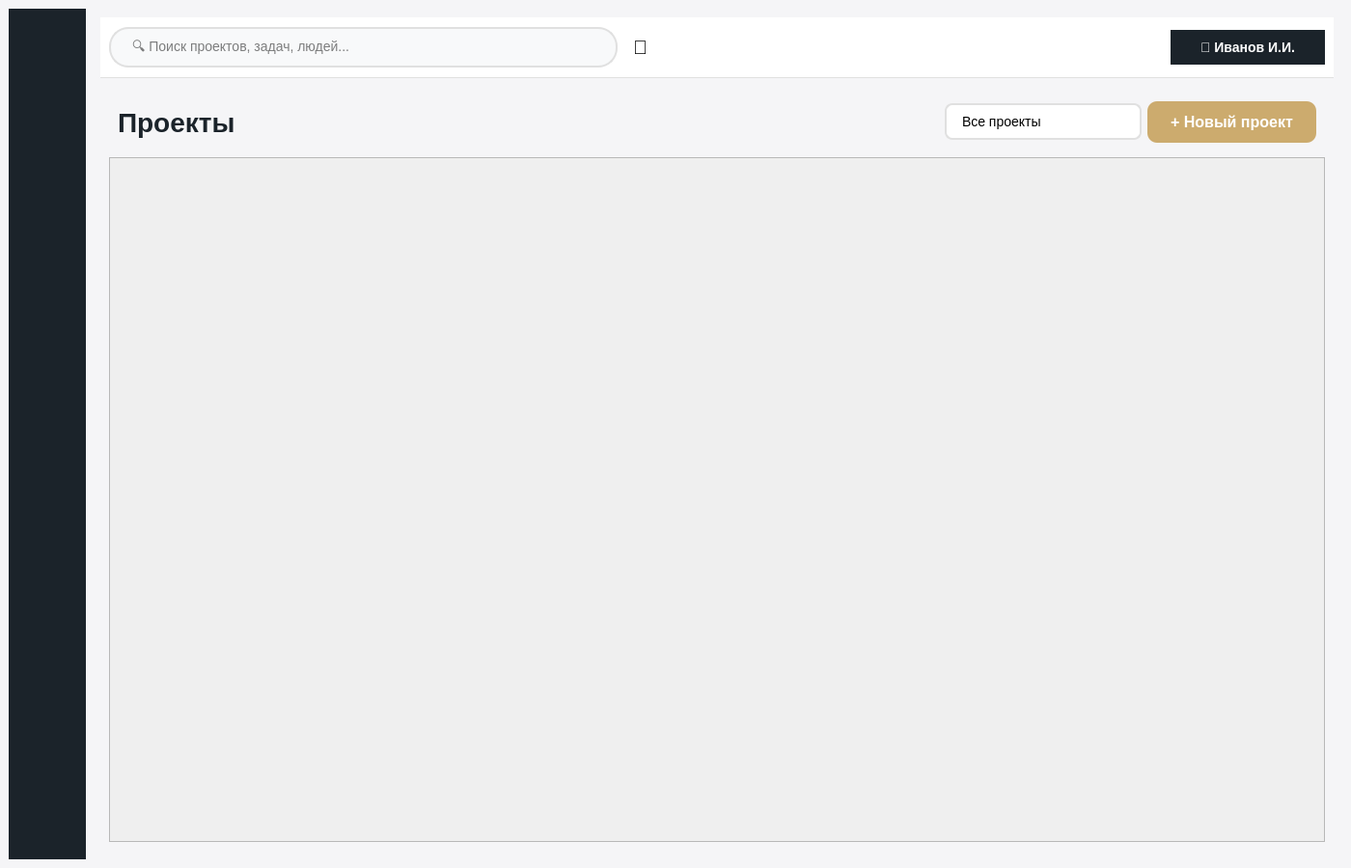
<?xml version="1.0" encoding="UTF-8"?>
<ui version="4.0">
 <class>MainWindow</class>
 <widget class="QMainWindow" name="MainWindow">
  <property name="geometry">
   <rect>
    <x>0</x>
    <y>0</y>
    <width>1400</width>
    <height>900</height>
   </rect>
  </property>
  <property name="windowTitle">
   <string>МАЗ - Система управления проектами</string>
  </property>
  <property name="styleSheet">
   <string notr="true">QMainWindow {
    background-color: #F5F5F7;
    font-family: 'Segoe UI', Arial;
}

/* Общие стили для кнопок */
QPushButton[styleClass="gold"] {
    background-color: #ccab6e;
    color: white;
    border-radius: 10px;
    font-weight: bold;
    font-size: 18px;
    border: none;
    padding: 12px 24px;
}
QPushButton[styleClass="gold"]:hover {
    background-color: #998664;
}
QPushButton[styleClass="gold"]:pressed {
    background-color: #7a6a50;
}

QPushButton[styleClass="red"] {
    background-color: #D22730;
    color: white;
    border-radius: 10px;
    font-weight: bold;
    font-size: 18px;
    border: none;
    padding: 12px 24px;
}
QPushButton[styleClass="red"]:hover {
    background-color: #862633;
}
QPushButton[styleClass="red"]:pressed {
    background-color: #6a1e29;
}

QPushButton[styleClass="gray"] {
    background-color: #1B232A;
    color: white;
    border: none;
    border-radius: 10px;
    padding: 8px 12px;
    font-size: 13px;
    font-weight: bold;
}
QPushButton[styleClass="gray"]:hover {
    background-color: #D9D9D6;
    color: black;
}
QPushButton[styleClass="gray"]:pressed {
    background-color: #B8B8B5;
}

/* Стили для карточек */
QFrame.projectCard {
    background-color: white;
    border-radius: 12px;
    border: 1px solid #E0E0E0;
}
QFrame.projectCard:hover {
    border: 2px solid #ccab6e;
    background-color: #FFFDF6;
}

/* Стили для прогресс-бара */
QProgressBar {
    border: 1px solid #E0E0E0;
    border-radius: 6px;
    text-align: center;
    background-color: white;
    height: 20px;
}
QProgressBar::chunk {
    background-color: #D22730;
    border-radius: 6px;
}

/* Стили для меток проекта */
QLabel.projectInfo {
    font-size: 12px;
    color: #666;
    padding: 2px 0px;
}

QLabel.projectDate {
    font-size: 11px;
    color: #999;
    padding: 1px 0px;
}

QLabel.projectParticipants {
    font-size: 11px;
    color: #666;
    padding: 1px 0px;
}</string>
  </property>
  <widget class="QWidget" name="centralwidget">
   <layout class="QHBoxLayout" name="horizontalLayout">
    <item>
     <widget class="QFrame" name="leftPanel">
      <property name="minimumSize">
       <size>
        <width>80</width>
        <height>0</height>
       </size>
      </property>
      <property name="maximumSize">
       <size>
        <width>280</width>
        <height>16777215</height>
       </size>
      </property>
      <property name="styleSheet">
       <string notr="true">QFrame#leftPanel {
    background-color: #1B232A;
    border-radius: 0px;
}</string>
      </property>
      <property name="frameShape">
       <enum>QFrame::StyledPanel</enum>
      </property>
      <property name="frameShadow">
       <enum>QFrame::Raised</enum>
      </property>
     </widget>
    </item>
    <item>
     <widget class="QWidget" name="mainArea">
      <layout class="QVBoxLayout" name="verticalLayout">
       <item>
        <widget class="QFrame" name="topPanel">
         <property name="styleSheet">
          <string notr="true">QFrame#topPanel {
    background-color: white;
    border-radius: 0px;
    border-bottom: 1px solid #E0E0E0;
}</string>
         </property>
         <property name="frameShape">
          <enum>QFrame::StyledPanel</enum>
         </property>
         <property name="frameShadow">
          <enum>QFrame::Raised</enum>
         </property>
         <layout class="QHBoxLayout" name="horizontalLayout_2">
          <item>
           <widget class="QLineEdit" name="searchInput">
            <property name="styleSheet">
             <string notr="true">QLineEdit {
    border: 2px solid #E0E0E0;
    border-radius: 20px;
    padding: 10px 20px;
    font-size: 14px;
    background-color: #F8F9FA;
}
QLineEdit:focus {
    border: 2px solid #ccab6e;
    background-color: white;
}</string>
            </property>
            <property name="placeholderText">
             <string>🔍 Поиск проектов, задач, людей...</string>
            </property>
           </widget>
          </item>
          <item>
           <widget class="QPushButton" name="btnNotifications">
            <property name="styleSheet">
             <string notr="true">QPushButton {
    background-color: transparent;
    border: none;
    font-size: 20px;
    padding: 10px;
}
QPushButton:hover {
    background-color: #F0F0F0;
    border-radius: 10px;
}</string>
            </property>
            <property name="text">
             <string>🔔</string>
            </property>
           </widget>
          </item>
          <item>
           <spacer name="horizontalSpacer_4">
            <property name="orientation">
             <enum>Qt::Horizontal</enum>
            </property>
            <property name="sizeHint" stdset="0">
             <size>
              <width>40</width>
              <height>20</height>
             </size>
            </property>
           </spacer>
          </item>
          <item>
           <widget class="QPushButton" name="btnProfile">
            <property name="styleSheet">
             <string notr="true">QPushButton {
    background-color: #1B232A;
    color: white;
    border-radius: 20px;
    font-weight: bold;
    font-size: 14px;
    border: none;
    padding: 10px 20px;
    min-width: 120px;
}
QPushButton:hover {
    background-color: #2C3640;
}</string>
            </property>
            <property name="text">
             <string>👤 Иванов И.И.</string>
            </property>
           </widget>
          </item>
         </layout>
        </widget>
       </item>
       <item>
        <widget class="QStackedWidget" name="contentStack">
         <property name="currentIndex">
          <number>0</number>
         </property>
         <widget class="QWidget" name="projectsPage">
          <layout class="QVBoxLayout" name="verticalLayout_3">
           <item>
            <widget class="QFrame" name="projectsHeader">
             <layout class="QHBoxLayout" name="horizontalLayout_3">
              <item>
               <widget class="QLabel" name="label_2">
                <property name="styleSheet">
                 <string notr="true">QLabel {
    font-size: 28px;
    font-weight: bold;
    color: #1B232A;
}</string>
                </property>
                <property name="text">
                 <string>Проекты</string>
                </property>
               </widget>
              </item>
              <item>
               <spacer name="horizontalSpacer">
                <property name="orientation">
                 <enum>Qt::Horizontal</enum>
                </property>
                <property name="sizeHint" stdset="0">
                 <size>
                  <width>40</width>
                  <height>20</height>
                 </size>
                </property>
               </spacer>
              </item>
              <item>
               <widget class="QComboBox" name="filterCombo">
                <property name="styleSheet">
                 <string notr="true">QComboBox {
    border: 2px solid #E0E0E0;
    border-radius: 8px;
    padding: 8px 16px;
    font-size: 14px;
    background-color: white;
    min-width: 150px;
}
QComboBox:hover {
    border: 2px solid #ccab6e;
}
QComboBox::drop-down {
    border: none;
}</string>
                </property>
                <item>
                 <property name="text">
                  <string>Все проекты</string>
                 </property>
                </item>
                <item>
                 <property name="text">
                  <string>Мои проекты</string>
                 </property>
                </item>
                <item>
                 <property name="text">
                  <string>Редактирую</string>
                 </property>
                </item>
               </widget>
              </item>
              <item>
               <widget class="QPushButton" name="btnCreateProject">
                <property name="styleSheet">
                 <string notr="true">QPushButton {
    background-color: #ccab6e;
    color: white;
    border-radius: 10px;
    font-weight: bold;
    font-size: 16px;
    border: none;
    padding: 12px 24px;
}
QPushButton:hover {
    background-color: #998664;
}
QPushButton:pressed {
    background-color: #7a6a50;
}</string>
                </property>
                <property name="text">
                 <string>+ Новый проект</string>
                </property>
               </widget>
              </item>
             </layout>
            </widget>
           </item>
           <item>
            <widget class="QScrollArea" name="scrollArea">
             <property name="widgetResizable">
              <bool>true</bool>
             </property>
             <widget class="QWidget" name="scrollAreaWidgetContents">
              <layout class="QGridLayout" name="projectsGrid">
               <property name="spacing">
                <number>15</number>
               </property>
               <property name="leftMargin">
                <number>10</number>
               </property>
               <property name="topMargin">
                <number>10</number>
               </property>
               <property name="rightMargin">
                <number>10</number>
               </property>
               <property name="bottomMargin">
                <number>10</number>
               </property>
               <property name="horizontalSpacing">
                <number>15</number>
               </property>
               <property name="verticalSpacing">
                <number>15</number>
               </property>
              </layout>
             </widget>
            </widget>
           </item>
          </layout>
         </widget>
         <widget class="QWidget" name="myTasksPage"/>
         <widget class="QWidget" name="otherTasksPage"/>
         <widget class="QWidget" name="ganttPage"/>
         <widget class="QWidget" name="analyticsPage"/>
         <widget class="QWidget" name="chatPage"/>
         <widget class="QWidget" name="settingsPage"/>
        </widget>
       </item>
      </layout>
     </widget>
    </item>
   </layout>
  </widget>
 </widget>
 <resources/>
 <connections/>
</ui>
